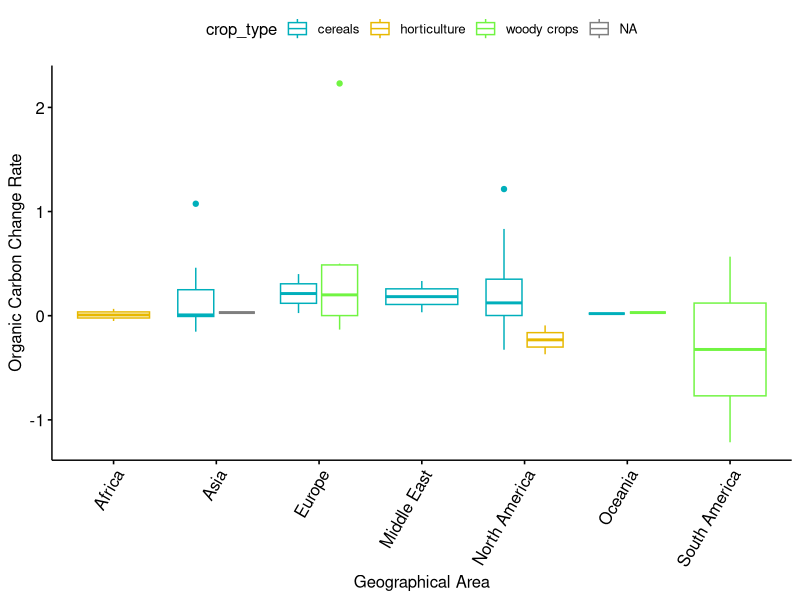
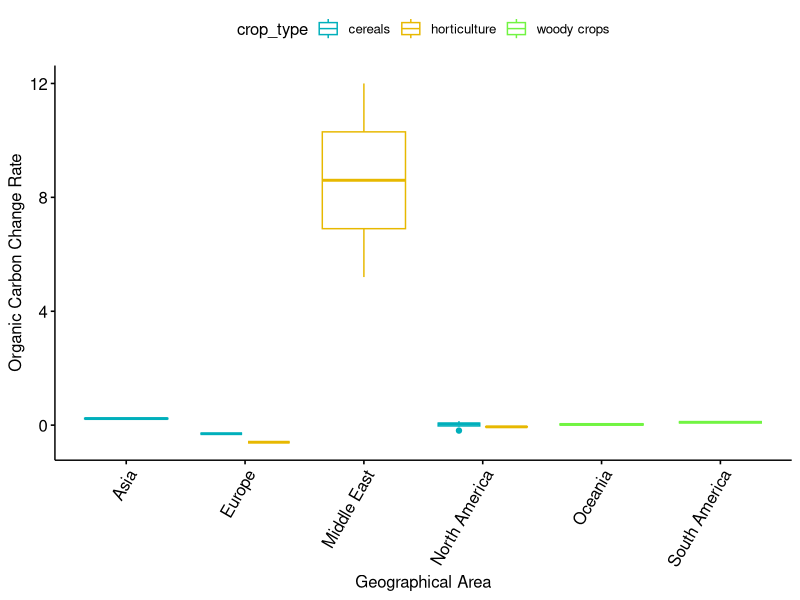
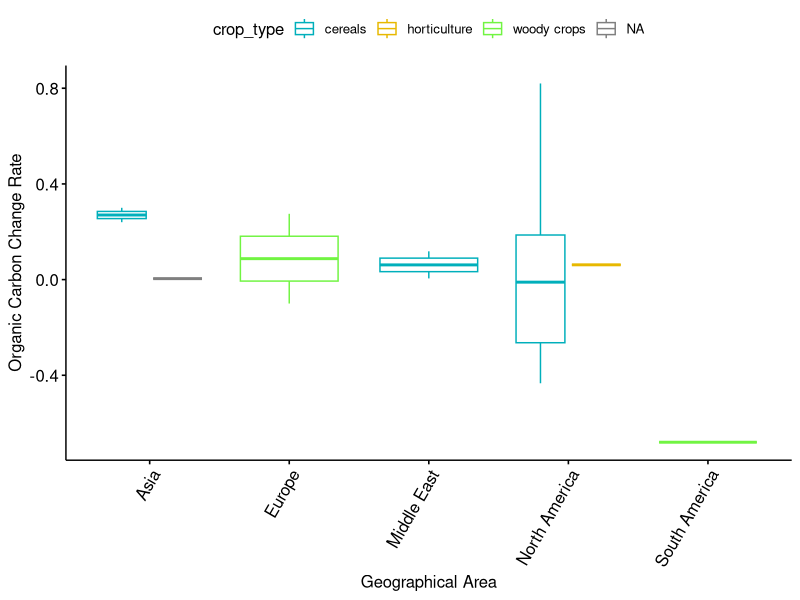
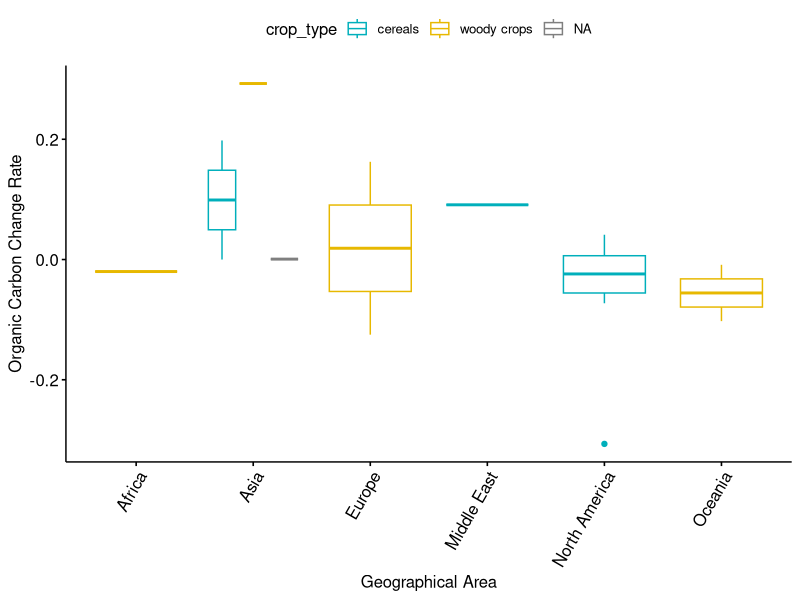
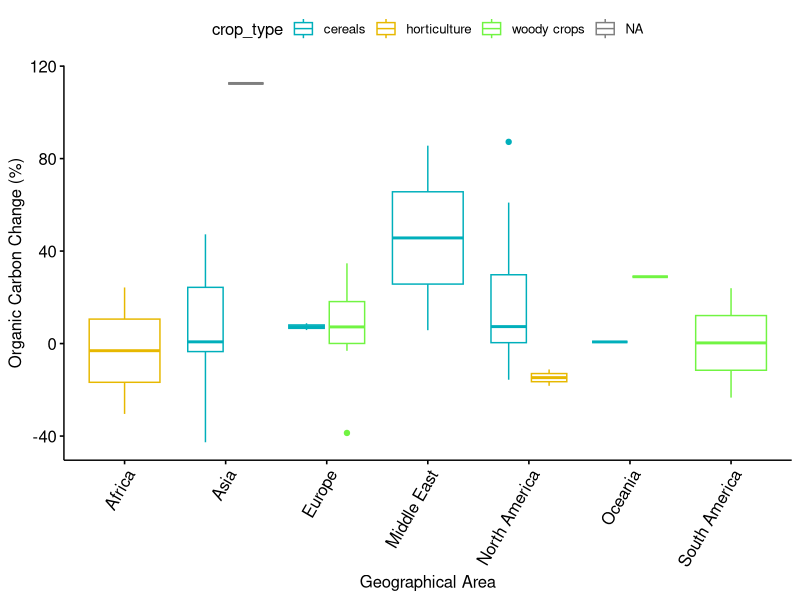
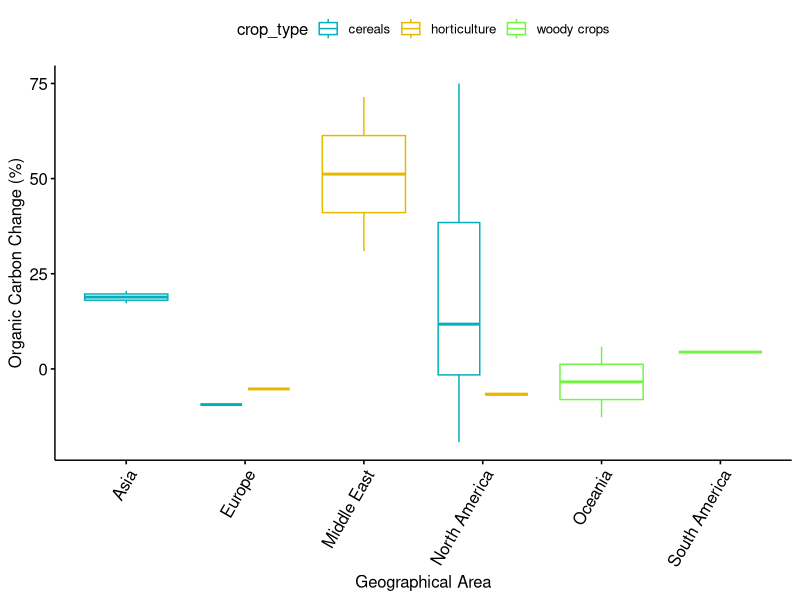
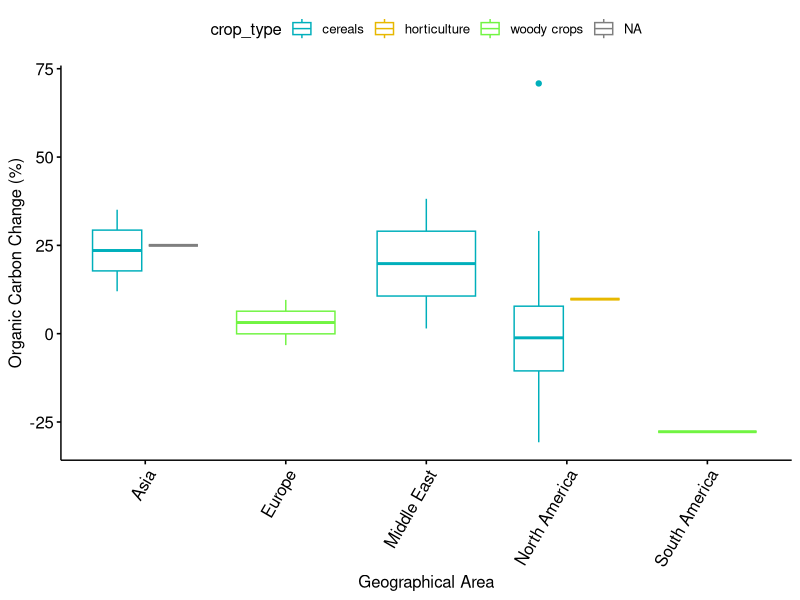
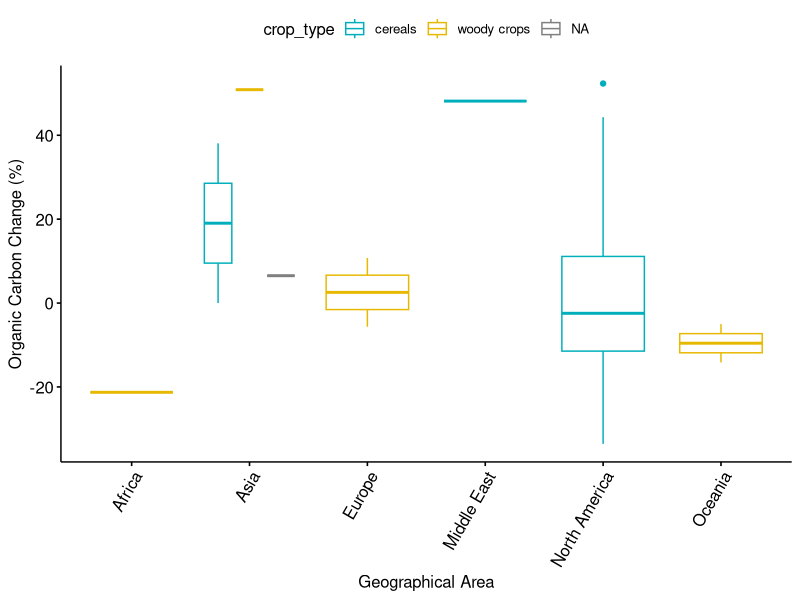

Reproduce these figures in R, in order.
## ---- chunk 1
# Load libraries
suppressWarnings(suppressMessages({
library(tidyverse)
library(ggpubr)
}))
## ---- chunk 2
# Load dataset
suppressWarnings(suppressMessages({
    datacsv <- read_csv("datasets/irrt1vt2_estBD_mar27.csv")
    dataset <- data.frame(datacsv)
}))
## ---- chunk 3
# Remove huge outlier
temp_dataset <- split(dataset, dataset$ref_num=="24")
dataset <- temp_dataset$'FALSE'
## ---- chunk 4
# Factor whole dataset
dataset[sapply(dataset, is.character)] <- lapply(dataset[sapply(dataset, is.character)], as.factor)

# Store rows without N+ and N- pairings in a temporary variable
tempData1a <- split(dataset, dataset$N_pair=="no")
dataseta <- tempData1a$'TRUE'

# For rows that do have a N+ and N- paring, store only the N- rows in a temporary variable
tempData1b <- split(dataset, dataset$N_pair_state=="N+")
datasetb <- tempData1b$'FALSE'

# Combine the two temporary variables into a unified dataset without the N+ treatments where such pairings exist in the dataset
dataset <- rbind(dataseta, datasetb)

# Separate out the 0 - 10 cm depth incrememt
tempData2 <- split(dataset, dataset$depth_cat_2=="0-10cm")
depth_10 <- tempData2$'TRUE'

# Separate out the 10 - 20 cm depth incrememt
tempData2 <- split(dataset, dataset$depth_cat_2=="10-20cm")
depth_20 <- tempData2$'TRUE'

# Separate out the 20 - 30 cm depth incrememt
tempData2 <- split(dataset, dataset$depth_cat_2=="20-30cm")
depth_30 <- tempData2$'TRUE'

# Separate out the 30+ cm depth incrememt
tempData2 <- split(dataset, dataset$depth_cat_2=="30+cm")
depth_30p <- tempData2$'TRUE'
## ---- chunk 5
p1 <- ggboxplot(depth_10, x="geo_area", y="OC_change_rate", 
          color = "crop_type", palette = c("#00AFBB", "#E7B800", "#71f442", "#fc79e6"),
          ylab = "Organic Carbon Change Rate", xlab = "Geographical Area")
p1 + theme(axis.text.x = element_text(angle = 60, hjust = 1))
## ---- chunk 6
p2 <- ggboxplot(depth_20, x="geo_area", y="OC_change_rate", 
          color = "crop_type", palette = c("#00AFBB", "#E7B800", "#71f442", "#fc79e6"),
          ylab = "Organic Carbon Change Rate", xlab = "Geographical Area")
p2 + theme(axis.text.x = element_text(angle = 60, hjust = 1))
## ---- chunk 7
p3 <- ggboxplot(depth_30, x="geo_area", y="OC_change_rate", 
          color = "crop_type", palette = c("#00AFBB", "#E7B800", "#71f442", "#fc79e6"),
          ylab = "Organic Carbon Change Rate", xlab = "Geographical Area")
p3 + theme(axis.text.x = element_text(angle = 60, hjust = 1))
## ---- chunk 8
p4 <- ggboxplot(depth_30p, x="geo_area", y="OC_change_rate", 
          color = "crop_type", palette = c("#00AFBB", "#E7B800", "#71f442", "#fc79e6"),
          ylab = "Organic Carbon Change Rate", xlab = "Geographical Area")
p4 + theme(axis.text.x = element_text(angle = 60, hjust = 1))
## ---- chunk 9
p5 <- ggboxplot(depth_10, x="geo_area", y="per_OC_change", 
          color = "crop_type", palette = c("#00AFBB", "#E7B800", "#71f442", "#fc79e6"),
          ylab = "Organic Carbon Change (%)", xlab = "Geographical Area")
p5 + theme(axis.text.x = element_text(angle = 60, hjust = 1))
## ---- chunk 10
p6 <- ggboxplot(depth_20, x="geo_area", y="per_OC_change", 
          color = "crop_type", palette = c("#00AFBB", "#E7B800", "#71f442", "#fc79e6"),
          ylab = "Organic Carbon Change (%)", xlab = "Geographical Area")
p6 + theme(axis.text.x = element_text(angle = 60, hjust = 1))
## ---- chunk 11
p7 <- ggboxplot(depth_30, x="geo_area", y="per_OC_change", 
          color = "crop_type", palette = c("#00AFBB", "#E7B800", "#71f442", "#fc79e6"),
          ylab = "Organic Carbon Change (%)", xlab = "Geographical Area")
p7 + theme(axis.text.x = element_text(angle = 60, hjust = 1))
## ---- chunk 12
p8 <- ggboxplot(depth_30p, x="geo_area", y="per_OC_change", 
          color = "crop_type", palette = c("#00AFBB", "#E7B800", "#71f442", "#fc79e6"),
          ylab = "Organic Carbon Change (%)", xlab = "Geographical Area")
p8 + theme(axis.text.x = element_text(angle = 60, hjust = 1))
